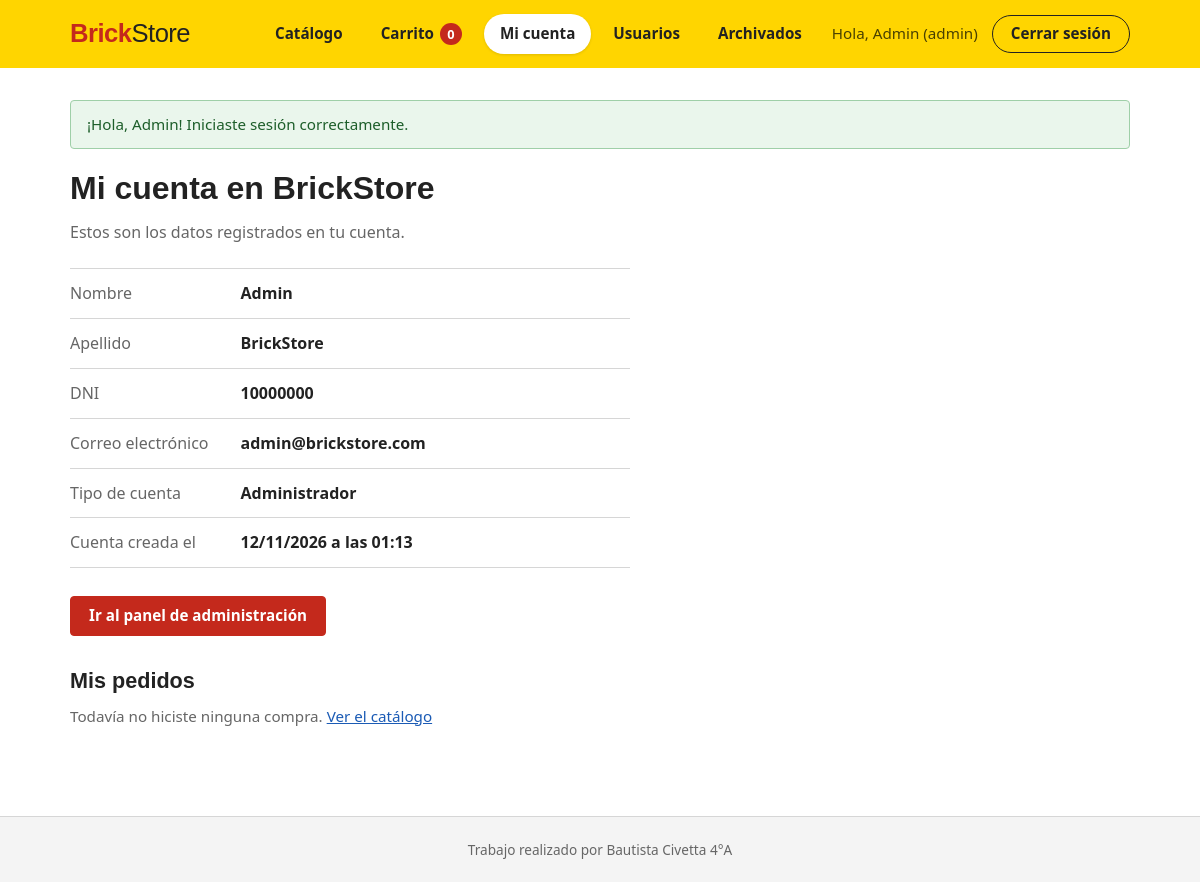
The page /panel.php (signed in) on the database its author committed.
### tables this page shows
CREATE TABLE IF NOT EXISTS usuarios (
    id              INT UNSIGNED NOT NULL AUTO_INCREMENT,            
    nombre          VARCHAR(50)  NOT NULL,                           
    apellido        VARCHAR(50)  NOT NULL,                           
    dni             VARCHAR(10)  NOT NULL,                           
    email           VARCHAR(100) NOT NULL,                           
    password        VARCHAR(255) NOT NULL,                           
    rol             ENUM('cliente','admin') NOT NULL DEFAULT 'cliente',  
    fecha_creacion  DATETIME     NOT NULL DEFAULT CURRENT_TIMESTAMP,  
    fecha_archivado DATETIME     NULL     DEFAULT NULL,              
    PRIMARY KEY (id),
    UNIQUE KEY uq_usuarios_dni   (dni),                              
    UNIQUE KEY uq_usuarios_email (email)                             
);

### panel.php (the view, shortened to what this page needs)
<?php
require_once 'includes/funciones.php';
$stmt = $pdo->prepare(
    'SELECT nombre, apellido, dni, email, rol, fecha_creacion FROM usuarios WHERE id = ?'
);
$stmt->execute([$_SESSION['usuario_id']]);
$usuario = $stmt->fetch();
$stmt = $pdo->prepare(
    "SELECT p.id, p.fecha, p.total,
            GROUP_CONCAT(CONCAT(i.cantidad, ' x ', i.nombre) SEPARATOR ', ') AS detalle
     FROM pedidos p
     JOIN pedido_items i ON i.pedido_id = p.id
     WHERE p.usuario_id = ?
     GROUP BY p.id, p.fecha, p.total
     ORDER BY p.fecha DESC"
);
$stmt->execute([$_SESSION['usuario_id']]);
$pedidos = $stmt->fetchAll();
?>
<section class="caja">
    <h1>Mi cuenta en BrickStore</h1>
    <p class="subtitulo">Estos son los datos registrados en tu cuenta.</p>
    <dl class="ficha">
        <dt>Nombre</dt>             <dd><?= e($usuario['nombre']) ?></dd>
        <dt>Apellido</dt>           <dd><?= e($usuario['apellido']) ?></dd>
        <dt>DNI</dt>                <dd><?= e($usuario['dni']) ?></dd>
        <dt>Correo electrónico</dt> <dd><?= e($usuario['email']) ?></dd>
        <dt>Tipo de cuenta</dt>     <dd><?= $usuario['rol'] === 'admin' ? 'Administrador' : 'Cliente' ?></dd>
        <dt>Cuenta creada el</dt>   <dd><?= e(date('d/m/Y \a \l\a\s H:i', strtotime($usuario['fecha_creacion']))) ?></dd>
    </dl>
    <?php if (esAdmin()): ?>
        <p><a href="admin_usuarios.php" class="btn btn-azul">Ir al panel de administración</a></p>
    <?php endif; ?>
</section>
<section class="caja">
    <h2>Mis pedidos</h2>
    <?php if (!$pedidos): ?>
        <p class="info">Todavía no hiciste ninguna compra. <a href="index.php#catalogo">Ver el catálogo</a></p>
    <?php endif; ?>
</section>

### css/styles.css (style rules this page uses)
:root { --marca: #c4291c; --marca-hover: #a32116; --enlace: #1b5bb5; --texto: #222222; --texto-suave: #666666; --borde: #d6d6d6; --fondo: #ffffff; --fondo-gris: #f4f4f4; --amarillo: #ffd500; --exito-fondo: #eaf6ec; --exito-borde: #9fcfa8; --exito-texto: #1d5e2a; --error-fondo: #fdecea; --error-borde: #f0aaa3; --error-texto: #8a1f14; --info-fondo: #eef3fa; --info-borde: #b3c8e6; --info-texto: #23466f; --fuente-titulos: "Bahnschrift", "DIN Alternate", "Arial Narrow", Arial, sans-serif; --fuente-texto: "Segoe UI", system-ui, -apple-system, Roboto, Arial, sans-serif; }
* { box-sizing: border-box; }
body { margin: 0; min-height: 100vh; display: flex; flex-direction: column; font-family: var(--fuente-texto); font-size: 16px; line-height: 1.55; color: var(--texto); background: var(--fondo); }
h1, h2, h3 { font-family: var(--fuente-titulos); font-weight: 600; line-height: 1.2; margin: 0 0 .5em; }
h1 { font-size: 2rem; }
h2 { font-size: 1.35rem; }
a { color: var(--enlace); }
.subtitulo { color: var(--texto-suave); margin: -.25em 0 1.5em; }
.info { color: var(--texto-suave); margin: 0 0 12px; font-size: .95rem; }
.btn { display: inline-block; padding: 9px 18px; font-family: inherit; font-size: .95rem; font-weight: 600; line-height: 1.3; text-align: center; text-decoration: none; border: 1px solid transparent; border-radius: 4px; cursor: pointer; }
.btn-amarillo, .btn-azul { background: var(--marca); border-color: var(--marca); color: #fff; }
.caja { margin-bottom: 32px; }
.ficha { display: grid; grid-template-columns: max-content 1fr; margin: 0 0 28px; max-width: 560px; border-top: 1px solid var(--borde); }
.ficha dt, .ficha dd { margin: 0; padding: 12px 0; border-bottom: 1px solid var(--borde); }
.ficha dt { color: var(--texto-suave); padding-right: 32px; }
.ficha dd { font-weight: 600; word-break: break-word; }

### rows shown on the page
usuarios: nombre "Admin", apellido "BrickStore", dni "10000000", email "admin@brickstore.com", fecha_creacion "12/11/2026 a las 01:13"

### other values the page prints
unidadesEnCarrito() "0"
$_SESSION['nombre'] "Admin"
$f['mensaje'] "¡Hola, Admin! Iniciaste sesión correctamente."
